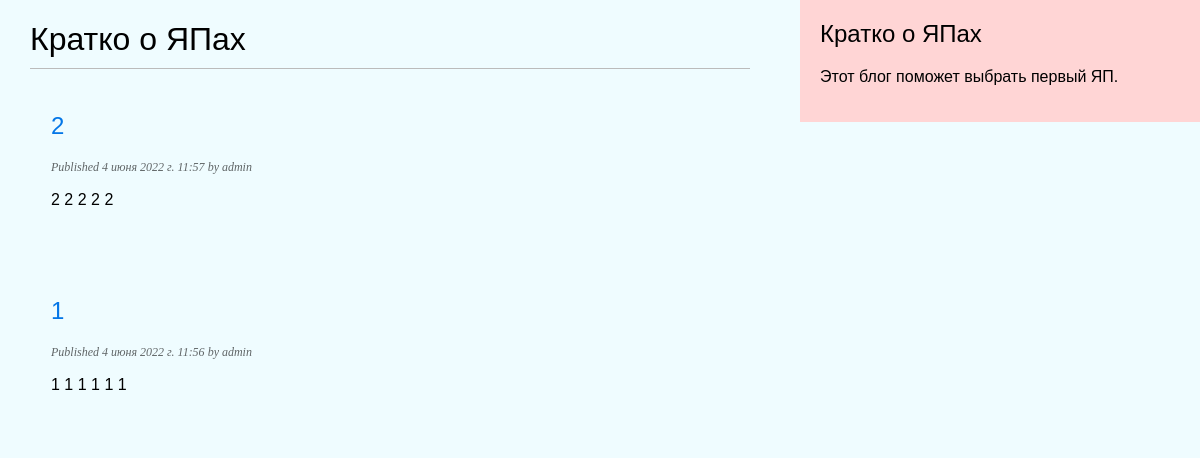
The page /blog/ on the database as committed earlier.
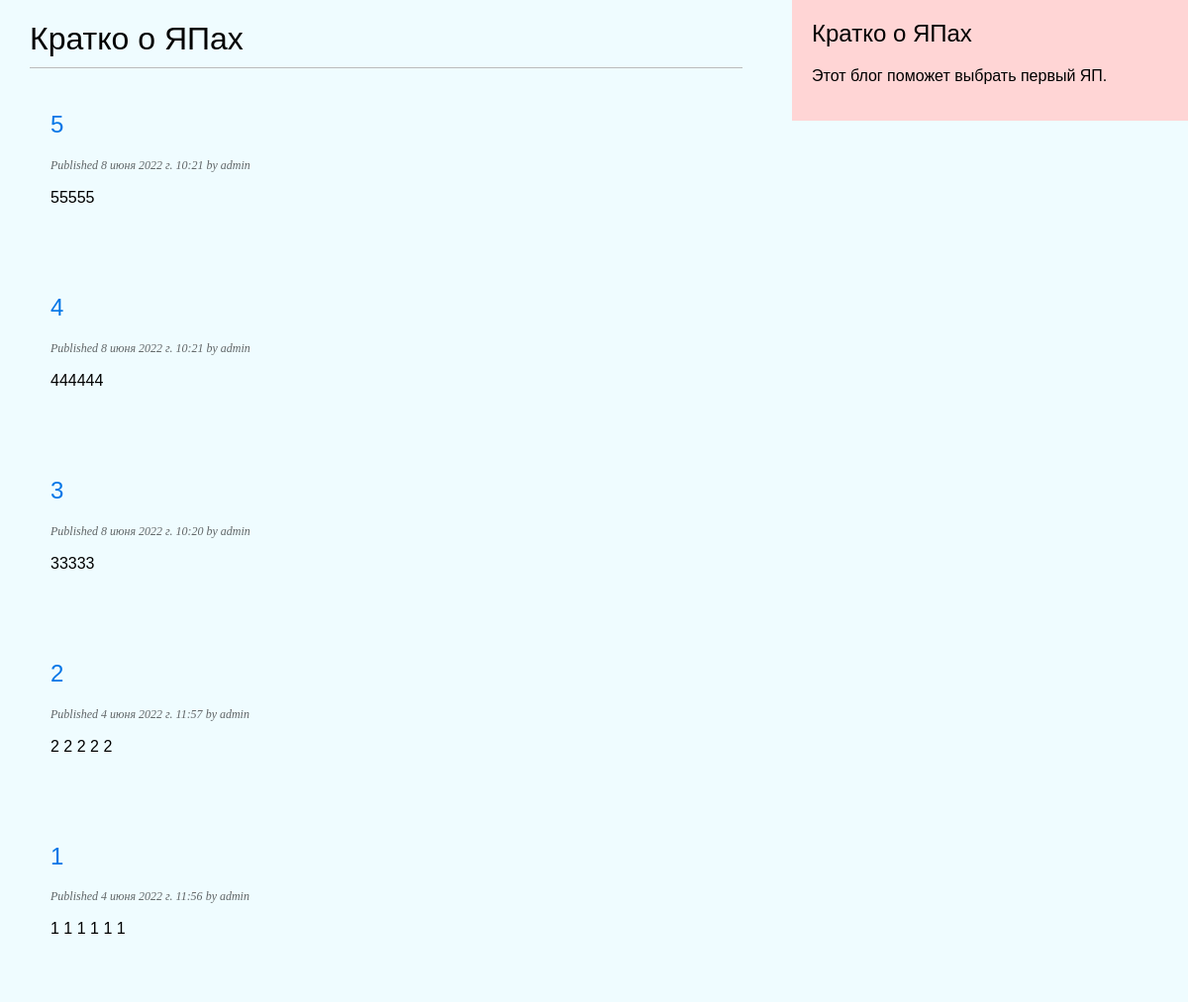
The same page on the database as committed later.
### blog/models.py (models this page shows, shortened)
class Post(models.Model):
    class Status(models.TextChoices):
        DRAFT = 'DF', 'Draft'
        PUBLISHED = 'PB', 'Published'
    title = models.CharField(max_length=250)
    slug = models.SlugField(max_length=250)
    author = models.ForeignKey(User,
                               on_delete=models.CASCADE,
                               related_name='blog_posts')
    body = models.TextField()
    publish = models.DateTimeField(default=timezone.now)
    created = models.DateTimeField(auto_now_add=True)
    updated = models.DateTimeField(auto_now=True)
    status = models.CharField(max_length=2,
                              choices=Status.choices,
                              default=Status.DRAFT)
    objects = models.Manager()  # The default manager.
    published = PublishedManager()  # Our custom manager.
    class Meta:
        ordering = ['-publish']
        indexes = [
            models.Index(fields=['-publish']),
        ]

### blog/views.py (the view)
# urls.py: path('', views.post_list, name='post_list'),
def post_list(request):
    posts = Post.published.all()
    return render(request,
                  'blog/post/list.html',
                  {'posts': posts})

### blog/models.py (called while the page is built)
    def get_queryset(self):
        return super().get_queryset().filter(status=Post.Status.PUBLISHED)

### blog/templates/blog/post/list.html (shortened to what this page needs)
{% extends "blog/base.html" %}
{% block content %}
  <h1>Кратко о ЯПах</h1>
  {% for post in posts %}
  <div class="post">
    <h2>
      <a href="{% url 'blog:post_detail' post.id %}">
        {{ post.title }}
      </a>
    </h2>
    <p class="date">
      Published {{ post.publish }} by {{ post.author }}
    </p>
    {% autoescape off %}
      {{ post.body|truncatewords:30|linebreaks }}
    {% endautoescape %}
  </div>
  {% endfor %}
{% endblock %}

### blog/templates/blog/base.html (shortened to what this page needs)
{% load static %}
<!DOCTYPE html>
<html>
<head>
  <link href="{% static "css/blog.css" %}" rel="stylesheet">
</head>
<body>
  <div id="content">
    {% block content %}
    {% endblock %}
  </div>
  <div id="sidebar">
    <h2>Кратко о ЯПах</h2>
    <p>Этот блог поможет выбрать первый ЯП.</p>
  </div>
</body>
</html>

### blog/static/css/blog.css (style rules this page uses)
body { margin:0; padding:0; font-family:helvetica, sans-serif; background-color: rgba(204, 246, 255, 0.3); }
a { color:#0476e7; text-decoration:none; }
h1 { font-weight:normal; border-bottom:1px solid #bbb; padding:0 0 10px 0; }
h2 { font-weight:normal; margin-top: 0px; }
#content { float:left; width:60%; padding:0 0 0 30px; }
#sidebar { float:right; width:30%; padding:20px; background:#ffd5d5; height:100%; }
p.date { color: rgba(0, 0, 0, 0.6); font-family: georgia, serif; font-size: 12px; font-style: italic; }
.post { margin-bottom: 30px; padding: 20px; transition: 1s; border: 1px solid rgba(0,0,0,0); }

Rows that differ between the two databases and show on the page:
added Post: title "5", publish "8 июня 2022 г. 10:21", author "admin", body "55555"
added Post: title "4", publish "8 июня 2022 г. 10:21", author "admin", body "444444"
added Post: title "3", publish "8 июня 2022 г. 10:20", author "admin", body "33333"
